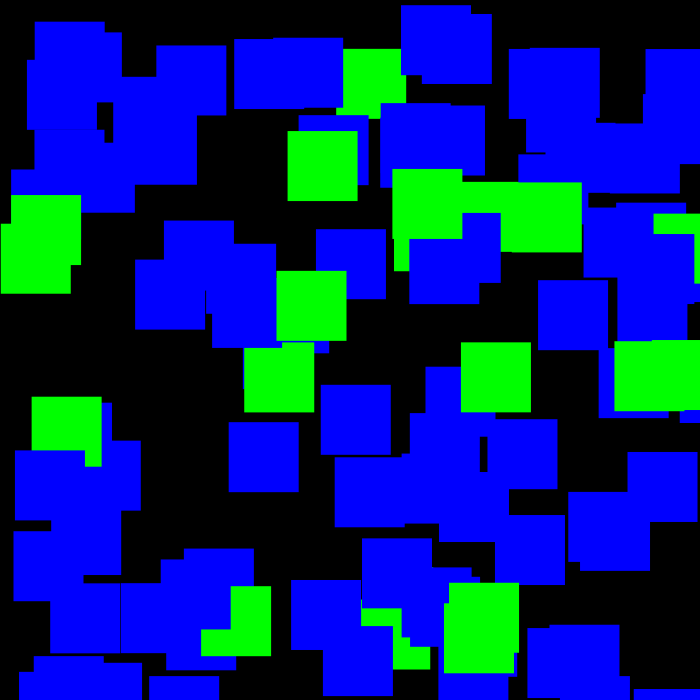
Frame 1 (no input)
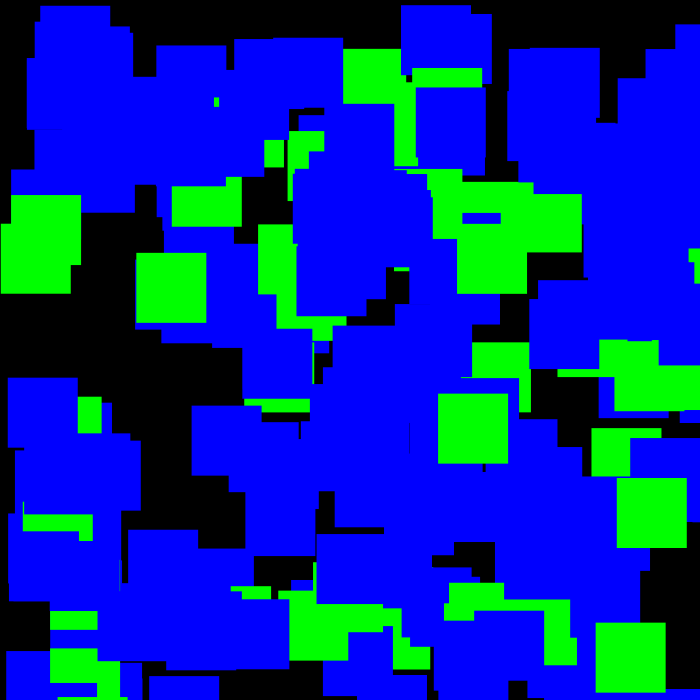
Frame 2 (the mouse pressed at the canvas centre, redrawn once)

The Processing sketch that drew these frames (run headless with seeded random() and noise(); the mouse was pressed at the canvas centre and the sketch redrawn once):

// Processing sketch: processing_58708
// ── processing_58708.pde

void setup () { // definiçao set up
  
  size (700, 700); // tamanho da janela
  background (0); // cor fundo janela
  smooth (); // suavizar elementos
  noLoop (); // manter a imagem estatica
  
  perc = 20; // percentagem quadrados verdes
  prob = 100 - perc; // total quadrados menos a percentagem 
  
  cprob = 0; // caso contrario
  
}

float posX, posY; // variavel posiçao X, e Y
float lado; // variavel lado
float r, g, b; // variavel  cor

float prob; // variavel probabilidade
float perc; // variavel percentagem 
int cprob; // variavel caso contrario 

void draw () { // definiçao elementos composiçao 

  for (int i = 0; i < 100; i = i + 1){ // a repetiçao varia entre os valores de 1 e 100
    
    posX = random (width); // posiçao X aleatoria
    posY = random (height); // posiçao Y aleatoria
    lado = 70;
    
if (random (100) > prob) { // caso 100 superior a probabilidade
  
  r = 0; // variavel cor na escala vermelho
  g = 255; // variavel cor na escala de verde
  b = 0; // variavel cor na escala de azul
  
  cprob = cprob + 1; 
  
}
else { // caso contrario
  r = 0; // variavel cor na escala de vermelho
  g = 0; // variavel cor na escala de verde
  b = 255; // variavel cor na escala de azul

}  
    noStroke (); // nao existe contorno
    fill (r, g, b); // preenchimento
    rect ( posX, posY, lado, lado); // posiçao quadrado
  }

}  
